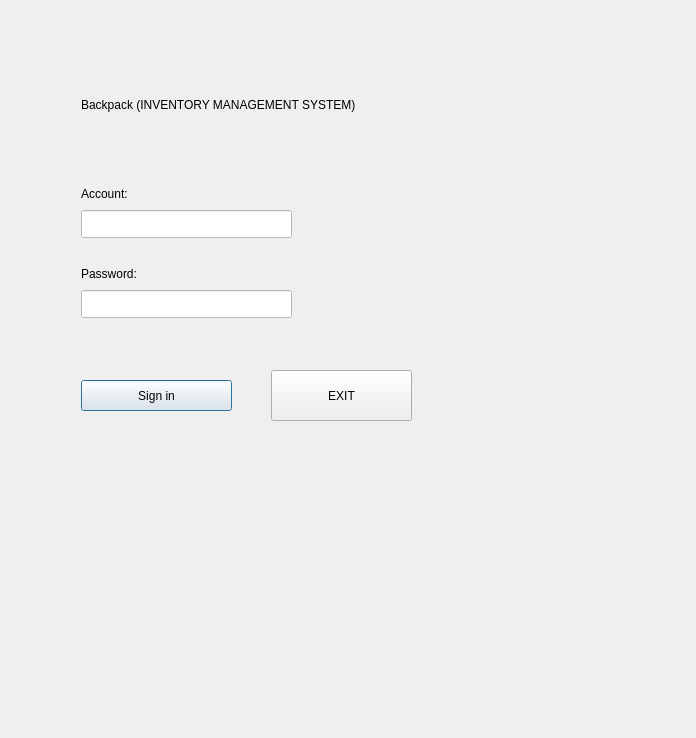
<?xml version="1.0" encoding="UTF-8"?>
<ui version="4.0">
 <class>login</class>
 <widget class="QDialog" name="login">
  <property name="windowModality">
   <enum>Qt::WindowModality::ApplicationModal</enum>
  </property>
  <property name="geometry">
   <rect>
    <x>0</x>
    <y>0</y>
    <width>696</width>
    <height>738</height>
   </rect>
  </property>
  <property name="windowTitle">
   <string>Inventory system</string>
  </property>
  <property name="toolTipDuration">
   <number>-2</number>
  </property>
  <property name="styleSheet">
   <string notr="true"/>
  </property>
  <layout class="QGridLayout" name="gridLayout">
   <property name="topMargin">
    <number>10</number>
   </property>
   <property name="verticalSpacing">
    <number>11</number>
   </property>
   <item row="1" column="0">
    <widget class="QWidget" name="widget" native="true">
     <property name="layoutDirection">
      <enum>Qt::LayoutDirection::RightToLeft</enum>
     </property>
     <property name="styleSheet">
      <string notr="true"/>
     </property>
     <widget class="QLabel" name="label_2">
      <property name="geometry">
       <rect>
        <x>70</x>
        <y>250</y>
        <width>80</width>
        <height>28</height>
       </rect>
      </property>
      <property name="text">
       <string>Password:</string>
      </property>
     </widget>
     <widget class="QLineEdit" name="passwordEdit">
      <property name="geometry">
       <rect>
        <x>70</x>
        <y>280</y>
        <width>211</width>
        <height>28</height>
       </rect>
      </property>
      <property name="cursor">
       <cursorShape>SizeHorCursor</cursorShape>
      </property>
      <property name="styleSheet">
       <string notr="true">
QLineEdit {
    background-color: white;
    color: black;
}

</string>
      </property>
     </widget>
     <widget class="QLineEdit" name="usernameEdit">
      <property name="geometry">
       <rect>
        <x>70</x>
        <y>200</y>
        <width>211</width>
        <height>28</height>
       </rect>
      </property>
      <property name="toolTip">
       <string>&lt;html&gt;&lt;head/&gt;&lt;body&gt;&lt;p&gt;Enter account name&lt;/p&gt;&lt;/body&gt;&lt;/html&gt;</string>
      </property>
      <property name="styleSheet">
       <string notr="true">
QLineEdit {
    background-color: white;
    color: black;
}
</string>
      </property>
     </widget>
     <widget class="QLabel" name="label">
      <property name="geometry">
       <rect>
        <x>70</x>
        <y>170</y>
        <width>80</width>
        <height>28</height>
       </rect>
      </property>
      <property name="text">
       <string>Account:</string>
      </property>
     </widget>
     <widget class="QPushButton" name="loginButton">
      <property name="geometry">
       <rect>
        <x>70</x>
        <y>370</y>
        <width>151</width>
        <height>31</height>
       </rect>
      </property>
      <property name="styleSheet">
       <string notr="true"/>
      </property>
      <property name="text">
       <string>Sign in</string>
      </property>
     </widget>
     <widget class="QPushButton" name="pushButton_2">
      <property name="geometry">
       <rect>
        <x>260</x>
        <y>360</y>
        <width>141</width>
        <height>51</height>
       </rect>
      </property>
      <property name="text">
       <string>EXIT</string>
      </property>
     </widget>
     <widget class="QLabel" name="label_3">
      <property name="geometry">
       <rect>
        <x>70</x>
        <y>50</y>
        <width>431</width>
        <height>91</height>
       </rect>
      </property>
      <property name="cursor">
       <cursorShape>UpArrowCursor</cursorShape>
      </property>
      <property name="autoFillBackground">
       <bool>false</bool>
      </property>
      <property name="text">
       <string>Backpack  (INVENTORY MANAGEMENT SYSTEM)</string>
      </property>
      <property name="textFormat">
       <enum>Qt::TextFormat::RichText</enum>
      </property>
     </widget>
    </widget>
   </item>
  </layout>
 </widget>
 <resources/>
 <connections>
  <connection>
   <sender>pushButton_2</sender>
   <signal>clicked(bool)</signal>
   <receiver>login</receiver>
   <slot>close()</slot>
   <hints>
    <hint type="sourcelabel">
     <x>271</x>
     <y>370</y>
    </hint>
    <hint type="destinationlabel">
     <x>110</x>
     <y>218</y>
    </hint>
   </hints>
  </connection>
 </connections>
</ui>
